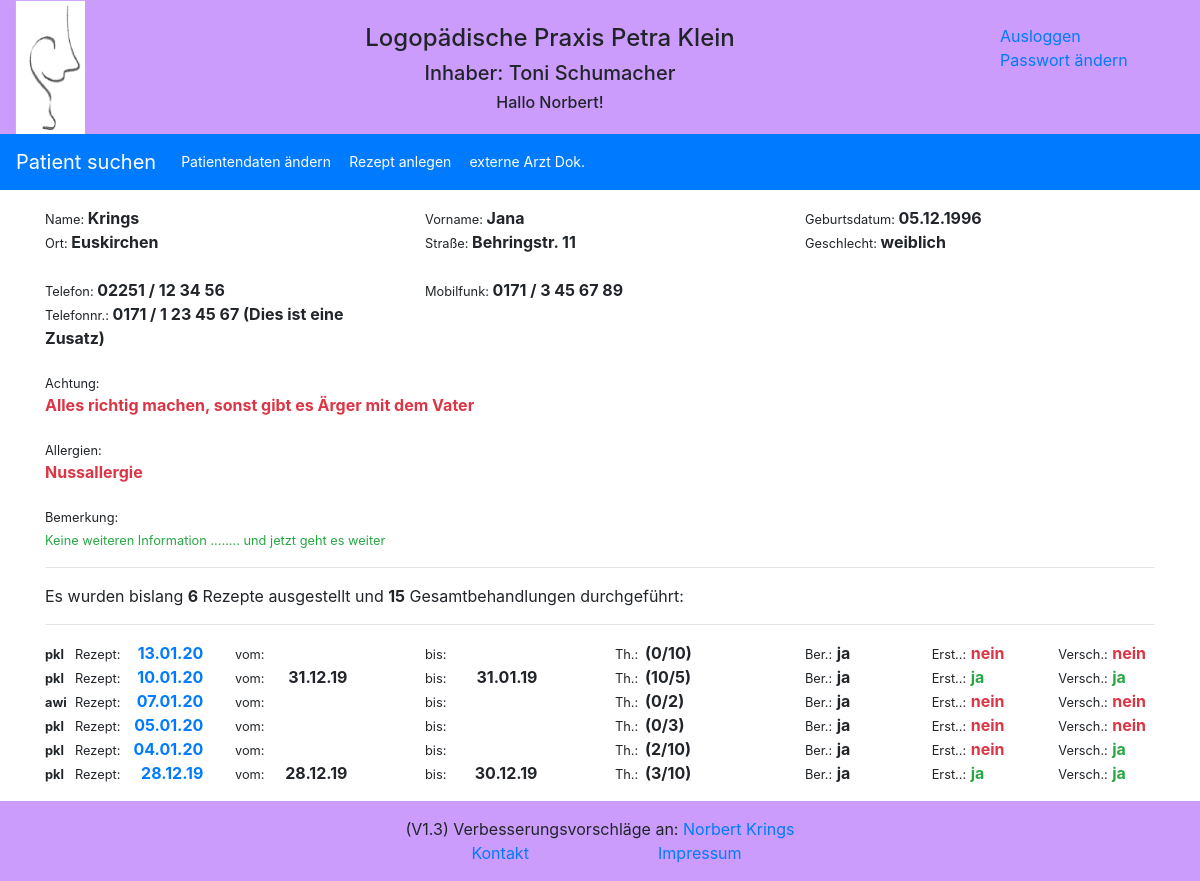
Page /reports/patient/1/ (signed in) on the committed database.
### reports/models.py (models this page shows, shortened)
class Patient(models.Model):
    GENDER = (
        ('1', 'weiblich'),
        ('2', 'männlich'),
    )
    pa_first_name = models.CharField(max_length=50)
    pa_last_name = models.CharField(max_length=50)
    pa_street = models.CharField(max_length=100)
    pa_city = models.CharField(max_length=255)
    pa_phone = models.CharField(max_length=100, blank=True, default='', null=True)
    pa_cell_phone = models.CharField(max_length=100, blank=True, default='', null=True)
    pa_cell_phone_add1 = models.CharField(max_length=100, blank=True, default='', null=True)
    pa_cell_phone_add2 = models.CharField(max_length=100, blank=True, default='', null=True)
    pa_date_of_birth = models.DateField(default='1900-01-01')
    pa_gender = models.CharField(max_length=1, choices=GENDER, default='1')
    pa_attention = models.CharField(max_length=100, blank=True, default='')
    pa_allergy = models.CharField(max_length=100, blank=True, default='')
    pa_note = models.CharField(max_length=255, blank=True, default='')
    pa_active_no_yes = models.BooleanField(default=True, null=True)
    class Meta:
        constraints = [
            models.UniqueConstraint(fields=['pa_first_name', 'pa_last_name', 'pa_date_of_birth'], name='unique pa_name'),
        ]

class Therapy(models.Model):
    recipe_date = models.DateField(auto_now=False, auto_now_add=False)
    therapy_regulation_amount = models.IntegerField(blank=True, null=True)
    therapy_duration = models.CharField(max_length=10, default='')
    therapy_frequence = models.CharField(max_length=5, default='')
    therapy_rid_of = models.BooleanField(default=False, null=True)
    therapy_report_no_yes = models.BooleanField(default=True, null=True)
    therapy_homevisit_no_yes = models.BooleanField(default=False, null=True)
    therapy_indication_key = models.CharField(max_length=10, default='')
    therapy_icd_cod = models.CharField(max_length=10, default='')
    therapy_doctor = models.ForeignKey(Doctor, on_delete=models.CASCADE, default='')
    patients = models.ForeignKey(Patient, on_delete=models.CASCADE, default='')
    therapists = models.ForeignKey(Therapist, on_delete=models.CASCADE, default='', null=True)

class Therapist(models.Model):
    tp_first_name = models.CharField(max_length=50, blank=True, default='')
    tp_last_name = models.CharField(max_length=50, blank=True, default='')
    tp_initial = models.CharField(max_length=5, blank=True, default='')
    def __str__(self):
        return self.tp_initial

### reports/views.py (the view)
# urls.py: path('patient/<id>/', views.patient, name='patient'),
def patient(request, id=id):
    request.session.set_expiry(settings.SESSION_EXPIRE_SECONDS)
    try:
        patient_result = Patient.objects.get(id=id)
        patient_helper = patient_result.id
        therapy_result = Therapy.objects.filter(patients_id=patient_helper).order_by('-recipe_date')
        therapy_result_count = therapy_result.count()
        process_result_count = 0
        i = 0
        for therapy_result_item in therapy_result:
            process_result_count = Process_report.objects.filter(therapy_id=therapy_result_item.id).count() + process_result_count
            therapy_result[i].single = Process_report.objects.filter(therapy_id=therapy_result_item.id).count()
            therapy_report_result = Therapy_report.objects.filter(therapy_id=therapy_result_item.id)
            try:
                therapy_result[i].therapy_start = therapy_report_result[0].therapy_start
                therapy_result[i].therapy_end = therapy_report_result[0].therapy_end
                therapy_result[i].report_date = therapy_report_result[0].report_date
                therapy_result[i].report_id = therapy_report_result[0].id
            except:
                logger.info("Try Exception")
            i = i + 1
        logger.info('patient: Patient mit der ID: ' + str(id) + ' aufgerufen')
        return render(request, 'reports/patient.html', {'patient': patient_result,
                                                        'therapy': therapy_result,
                                                        'therapy_count': therapy_result_count,
                                                        'process_count': process_result_count
                                                        })
    except ObjectDoesNotExist:
        logger.info('patient: Objekt existiert nicht')
        return redirect('/reports/')

### reports/templates/reports/patient.html (shortened to what this page needs)
{% extends "base.html" %}
{% block extrahead %}
    {% load static %}
    <link rel="stylesheet" href="{% static 'reports/style_e2.css' %}">
{% endblock %}
{% block nav %}
<nav class="navbar navbar-expand-sm bg-primary navbar-dark">
  <a class="navbar-brand" href="{% url 'reports:index' %}" >Patient suchen</a>
  <div class="collapse navbar-collapse" id="collapsibleNavbar">
    <ul class="navbar-nav">
      <li class="nav-item">
          <a class="btn btn-primary btn-sm" href="{% url 'reports:edit_patient' patient.id %}" role="button">Patientendaten ändern</a>
      </li>
      <li class="nav-item">
          <a class="btn btn-primary btn-sm" href="{% url 'reports:add_therapy' %}?id={{ patient.id }}" role="button">Rezept anlegen</a>
      </li>
      <li class="nav-item">
          <a class="btn btn-primary btn-sm" href="{% url 'reports:document' %}?id={{ patient.id }}" role="button">externe Arzt Dok.</a>
      </li>
    </ul>
  </div>
</nav>
{% endblock %}
{% block content %}
<content>
    <div class="container">
        <div class="row">
            <div class="col-sm">
                <div class="small inline">Name: </div> <strong> {{ patient.pa_last_name}}</strong>
            </div>
            <div class="col-sm">
                <div class="small inline">Vorname: </div> <strong> {{ patient.pa_first_name}}</strong>
            </div>
            <div class="col-sm">
                <div class="small inline">Geburtsdatum: </div> <strong> {{ patient.pa_date_of_birth|date:"d.m.Y" }}</strong>
            </div>
        </div>
        <div class="row">
            <div class="col-sm">
                <div class="small inline">Ort: </div> <strong> {{ patient.pa_city}}</strong>
            </div>
            <div class="col-sm">
                <div class="small inline">Straße: </div> <strong>  {{ patient.pa_street}}</strong>
            </div>
            <div class="col-sm">
                <div class="small inline">Geschlecht: </div> <strong>  {{ patient.get_pa_gender_display}}</strong>
            </div>
        </div>
        <br>
        <div class="row">
            <div class="col-sm">
                <div class="small inline">
                {% if patient.pa_phone %}
                    Telefon: </div> <strong>  {{ patient.pa_phone }} </strong>
                {% endif %}
            </div>
            <div class="col-sm">
                <div class="small inline">
                {% if patient.pa_cell_phone %}
                    Mobilfunk: </div> <strong>  {{ patient.pa_cell_phone }} </strong>
                {% endif %}
            </div>
            <div class="col-sm">
            </div>
        </div>
        <div class="row">
            <div class="col-sm">
                {% if patient.pa_cell_phone_add1 %}
                <div class="small inline">Telefonnr.: </div> <strong>  {{ patient.pa_cell_phone_add1 }} </strong>
                {% endif %}
            </div>
            <div class="col-sm">
            </div>
            <div class="col-sm">
            </div>
        </div>
        <br>
        {% if patient.pa_attention %}
        <div class="row">
            <div class="col-sm-8">
                <div class="small">Achtung: </div> <strong><div class="text-danger"> {{ patient.pa_attention }}</div></strong>
            </div>
            <div class="col-sm-4">
            </div>
        </div>
        <br>
        {% endif %}
        {% if patient.pa_allergy %}
        <div class="row">
            <div class="col-sm-8">
                <div class="small">Allergien: </div> <strong><div class="text-danger"> {{ patient.pa_allergy }}</div></strong>
            </div>
            <div class="col-sm-4">
            </div>
        </div>
        <br>
        {% endif %}
        {% if patient.pa_note %}
        <div class="row">
            <div class="col-sm">
                <div class="small">Bemerkung: </div> <div class="small text-success inline"> {{ patient.pa_note | safe }}</div>
            </div>
        </div>
        {% endif %}
    </div>
    <div class="container">
        <hr>
        <div class="row">
            <div class="col-sm">
                Es wurden bislang <strong>{{ therapy_count }}</strong> Rezepte ausgestellt und <strong>{{ process_count }}</strong> Gesamtbehandlungen durchgeführt:
            </div>
        </div>
        <hr>
        {% for item in therapy %}
        <div class="row">
            <div class="col-sm-2 inline">
                <div class="row">
                    <div class="col-sm-1">
                        <div class="small inline">{% if item.therapists %} <strong>{{ item.therapists }}</strong> {% endif %}</div>
                    </div>
                    <div class="col-sm-4">
                        <div class="small inline">Rezept: </div>
                    </div>
                    <div class="col-sm-6">
                        <span class="float-right"><strong><a href="/reports/therapy/{{ item.id }}/"> {{ item.recipe_date|date:"d.m.y" }}</a></strong></span>
                    </div>
                </div>
            </div>
            <div class="col-sm-2">
                <div class="row">
                    <div class="col-sm-3">
                        <div class="small inline">vom: </div>
                    </div>
                    <div class="col-sm-6">
                        <span class="float-right"><strong>{{ item.therapy_start|date:"d.m.y" }}</strong></span>
                    </div>
                </div>
            </div>
            <div class="col-sm-2">
                <div class="row">
                    <div class="col-sm-3">
                        <div class="small inline">bis: </div>
                    </div>
                    <div class="col-sm-6">
                        <span class="float-right"><strong>{{ item.therapy_end|date:"d.m.y" }}</strong></span>
                    </div>
                </div>
            </div>
            <div class="col-sm-2">
                <div class="row">
                    <div class="col-sm-1">
                        <div class="small inline">Th.:</div>
                    </div>
                    <div class="col-sm-2">
                        <div class="inline"> <strong>({{ item.single }}/{{ item.therapy_regulation_amount }})</strong></div>
                    </div>
                </div>
            </div>
            <div class="col-sm-4">
                <div class="row">
                    <div class="col-sm-4">
                        <div class="small inline">Ber.:</div> <div class="inline"><strong>{% if item.therapy_report_no_yes %} ja {% else %} nein {% endif %}</strong></div>
                    </div>
                    <div class="col-sm-4">
                        <div class="small inline">Erst..:</div> <div class="inline"><strong>{% if item.therapy_end %}<div class="text-success inline">ja</div> {% else %} <div class="text-danger inline">nein</div> {% endif %}</strong></div>
                    </div>
                    <div class="col-sm-4">
                        <div class="small inline">Versch.:</div> <div class="inline"><strong>{% if item.report_date %} <div class="text-success inline">ja</div> {% else %} <div class="text-danger inline">nein</div> {% endif %}</strong></div>
                    </div>
                </div>
            </div>
        </div>
        {% endfor %}
    </div>
</content>
{% endblock %}

### reports/templates/header.html (shortened to what this page needs)
    {% load static %}
    <div class="container-fluid text-center header">
        <div class="row" >
            <div class="col-sm-1 d-none d-md-block">
                <img src="{% static 'reports/images/logopaedie.png' %}" width=70px margin="0" alt="Logopädie">
            </div>
            <div class="col-sm-9">
                <div class="row">
                    <div class="col-sm">
                    </div>
                </div>
                <div class="row">
                    <div class="col-sm">
                        <h4>Logopädische Praxis Petra Klein</h4>
                    </div>
                </div>
                <div class="row" >
                    <div class="col-sm d-none d-md-block">
                        <h5>Inhaber: Toni Schumacher</h5>
                    </div>
                </div>
                <div class="row">
                    <div class="col-sm d-none d-md-block">
                        <h6>{% if user.is_authenticated %} Hallo {{ user.first_name }}! {% endif %}</h6>
                    </div>
                </div>
            </div>
            <div class="col-sm-2 d-none d-md-block">
                <div class="col-sm">
                </div>
                {% if user.is_authenticated %}
                <div class="row"><a href="{% url 'logout' %}">Ausloggen</a></div>
                <div class="row"><a href="{% url 'password_change' %}">Passwort ändern</a></div>
                {% endif %}
            </div>
        </div>
    </div>

### reports/static/reports/logopaedie.css (style rules this page uses)
.header { background-color: #cb9cfc; }
.inline { display: inline; }

### reports/static/reports/style_e2.css (style rules this page uses)
body { grid-template-columns: 175px 4fr; }
content { grid-column: 2 / 5; grid-row: 2 / 4; }

### rows in the picture
Patient: pa_last_name "Krings", pa_first_name "Jana", pa_date_of_birth "05.12.1996", pa_city "Euskirchen", pa_street "Behringstr. 11", pa_gender "weiblich", pa_phone "02251 / 12 34 56", pa_cell_phone "0171 / 3 45 67 89", pa_cell_phone_add1 "0171 / 1 23 45 67 (Dies ist eine Zusatz)", pa_attention "Alles richtig machen, sonst gibt es Ärger mit dem Vater", pa_allergy "Nussallergie", pa_note "Keine weiteren Information ........ und jetzt geht es weiter"
Therapy: therapists "pkl", recipe_date "13.01.20", single "0", therapy_regulation_amount "10", therapy_report_no_yes "ja", shows "nein"
Therapy: therapists "pkl", recipe_date "10.01.20", therapy_start "31.12.19", therapy_end "31.01.19", single "10", therapy_regulation_amount "5", therapy_report_no_yes "ja"
Therapy: therapists "awi", recipe_date "07.01.20", single "0", therapy_regulation_amount "2", therapy_report_no_yes "ja", shows "nein"
Therapy: therapists "pkl", recipe_date "05.01.20", single "0", therapy_regulation_amount "3", therapy_report_no_yes "ja", shows "nein"
Therapy: therapists "pkl", recipe_date "04.01.20", single "2", therapy_regulation_amount "10", therapy_report_no_yes "ja", shows "nein"
Therapy: therapists "pkl", recipe_date "28.12.19", therapy_start "28.12.19", therapy_end "30.12.19", single "3", therapy_regulation_amount "10", therapy_report_no_yes "ja"

### other values in the picture
{{ user.first_name }} "Norbert"
{{ therapy_count }} "6"
{{ process_count }} "15"
